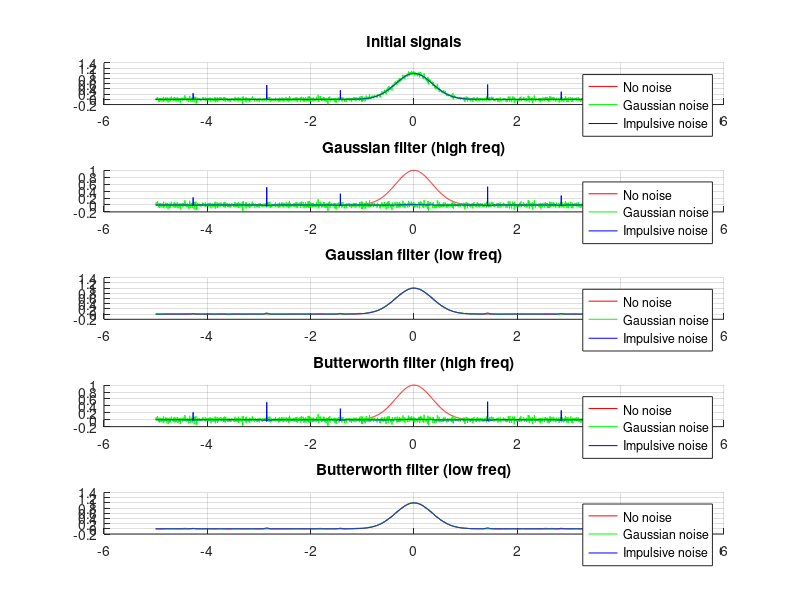

Source code (MATLAB):
function main()
% Initial state
sigma = 0.5;
mult = 5;
step = 0.005;
t = -mult:step:mult;

% Impulse
x0 = gaussian_impulse(t, sigma);

% Gaussian noise generation
NA = 0;
NS = 0.05;
n1 = normrnd(NA, NS, [1 length(x0)]);
x1 = x0 + n1;

% Impulsive noise generation
count = 7;
M = 0.4;
n2 = impulsive_noise(length(x0), count, M);
x2 = x0 + n2;

% Calculation of filtering arrays
[B,A] = butter(6, 0.5, 'high');
GH = gaussian_filter(4, 20, 'high');
GL = gaussian_filter(4, 20, 'low');
BBH = butterworth_filter(6, 20, 'high');
BBL = butterworth_filter(6, 20, 'low');

figure;

subplot(5,1,1);
title('Initial signals');
hold on;
grid on;
plot(t, x0, 'r');
plot(t, x1, 'g');
plot(t, x2, 'b');
legend('No noise', 'Gaussian noise', 'Impulsive noise');

subplot(5,1,2);
title('Gaussian filter (high freq)');
hold on;
grid on;
plot(t, x0, 'r');
plot(t, x1 - filtfilt(GH, 1, x1), 'g');
plot(t, x2 - filtfilt(GH, 1, x2), 'b');
legend('No noise', 'Gaussian noise', 'Impulsive noise');

subplot(5,1,3);
title('Gaussian filter (low freq)');
hold on;
grid on;
plot(t, x0, 'r');
plot(t, filtfilt(GL, 1, x1), 'g');
plot(t, filtfilt(GL, 1, x2), 'b');
legend('No noise', 'Gaussian noise', 'Impulsive noise');

subplot(5,1,4);
title('Butterworth filter (high freq)');
hold on;
grid on;
plot(t, x0, 'r');
plot(t, x1 - filtfilt(BBH, 1, x1), 'g');
plot(t, x2 - filtfilt(BBH, 1, x2), 'b');
legend('No noise', 'Gaussian noise', 'Impulsive noise');

subplot(5,1,5);
title('Butterworth filter (low freq)');
hold on;
grid on;
plot(t, x0, 'r');
plot(t, filtfilt(BBL, 1, x1), 'g');
plot(t, filtfilt(BBL, 1, x2), 'b');
legend('No noise', 'Gaussian noise', 'Impulsive noise');
end

% Gaussian impulse
function y = gaussian_impulse(x, s)
    y = exp(-(x / s).^2);
end

% Impulsive noise
function y = impulsive_noise(size, N, mult)
    step = floor(size / N);
    y = zeros(1, size);
    for i = 1:floor(N / 2)
        y(round(size / 2) + i * step) = mult * (0.5 + rand);
        y(round(size / 2) - i * step) = mult * (0.5 + rand);
    end
end

% Butterworth filter
function y = butterworth_filter(D, size, type)
    x = linspace(-size / 2, size / 2, size);
    if (strcmp(type,'low'))
        y = 1./ (1 + (x./ D).^4);
    elseif (strcmp(type,'high'))
        y = 1./ (1 + (D./ x).^4);
    else
        y = x * sum(x);
    end
    y = y / sum(y);
end

% Gaussian filter
function y = gaussian_filter(sigma, size, type)
    x = linspace(-size / 2, size / 2, size);
    if (strcmp(type,'low'))
        y = exp(-x.^2 / (2 * sigma^2));
    elseif (strcmp(type,'high'))
        y = 1 - exp(-x.^2 / (2 * sigma^2));
    else
        y = x * sum(x);
    end
    y = y / sum(y);
end
